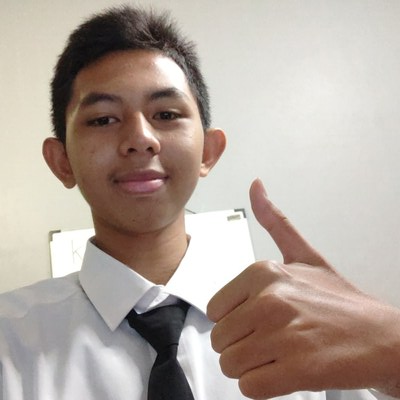
#> input picture pertemuan7-opencv/Dicky.jpg, 400 x 400 px
$ jupyter execute opencv-part1.ipynb   (shell and % lines are left out)
#> lines starting #> are read from the running program, lines starting #| are printed output that depends on the picture
# **BELAJAR COMPUTER VISION - OpenCV Part 1**

[cell 1]
# from google.colab import drive
# drive.mount('/content/drive')

[cell 2]
import cv2
import numpy as np
import sys
import matplotlib.pyplot as plt
import os

sys.path

# **OpenCV**

</img>

*Open Source Computer Vision Library | an open source computer vision and machine learning software Library* <br>

**History | 20 Tahun  Library OpenCV**
- Dirilis pertama kali oleh **Intel** pada tahun 1999
- Versi alpha rilis secara public di *IEEE Conference on Computer Vision and Pattern Recognition* pada tahun 2000
- Versi 1.0 rilis pada tahun 2006 (C support) [(link)](https://opencv.org/anniversary/20/?p=366)
- Versi 1.1 "pre-release" rilis tahun 2008
- Development diserahkan kepada **Willow Garage** dan **Itseez** (*leading developer of OpenCV*) pada tahun 2008 [(link)](https://opencv.org/anniversary/20/?p=59)
- **OpenCV 2**  (major update,  C++ support & Python Binding) rilis Oktober 2009 [(link)](https://opencv.org/anniversary/20/?p=145)
- Pada tahun 2012 OpenCV di ambil alih oleh non-profit foundation **OpenCV.org** dan OpenCV mirasi ke **Github** [(link)](https://opencv.org/anniversary/20/?p=147)
- **OpenCV 3.0**  release Juni 2015 (interface improvements, T-API – an OpenCL-based acceleration) [(link) ](https://opencv.org/anniversary/20/?p=150)
- Pada tahun 2016 Intel mengakuisisi **Itseez**, sehingga OpenCV kembali dibawah **Intel** [(link)](https://opencv.org/anniversary/20/?p=152)
- Akhir 2016 OpenCV merilis DNN module and JavaScript (**OpenCV.js**) support (OpenCV >= 3.3) [(link)](https://opencv.org/anniversary/20/?paged=2&cat=6)
- Tahun 2018, Intel merilis **OpenVINO toolkit**, yang dapat digunakan sebagai backend OpenCV DNN [(link)](https://opencv.org/anniversary/20/?p=158)
- **OpenCV 4.0**  release (C++11, Vulkan backend, etc.) Nov 2018
- **OpenCV 4.4**  release Juli 2020
- OpenCV merilis **OAK: Spatial AI Powered** pada Juli 2020

</img>

**Support**
- Programming Language : C++, Python, Java, MATLAB, etc.
- Operating Systems : Windows, Linux, Android and Mac OS
- Hardware Acceleration : CUDA (NVIDIA) & OpenCL

### Citra Digital

- Citra digital (umumnya) terdiri dari 3 layer (channel) warna R, G & B.
- Tiap layer memiliki tinggi dan lebar citra yang sama.
- Tiap titik pada layer memiliki nilai 8bit (0 - 255) yag di sebut pixel.

</img>

- Ukuran citra bervariasi dari size yang kecil (320x240 pixel) hingga (4096x2190 pixel)/4K

</img>

### OpenCV - Part 1

- Access Individual pixel
- Read, Show, & Save Image
- Read, Show, & Save Video
- Capture photo from camera
- Capture video from camera

___

[cell 3]
cv2.__version__

[cell 4]
cv2.__file__

### Read Image

[cell 5]
img = cv2.imread("Dicky.jpg")
#> img is the input picture: shape (400, 400, 3); mean B, G, R 158, 166.6, 179.4

[cell 6]
type(img)

### Image Matrix

[cell 7]
img.shape
#> Out = (400, 400, 3)

[cell 8]
type(img.shape)

[cell 9]
# tuple unpacking
h, w, c = img.shape
#> h = 400; w = 400; c = 3

[cell 10]
h, w, c
#> Out = (400, 400, 3)

[cell 11]
h*w
#> Out = 160000

[cell 12]
img.nbytes #in Bytes
#> Out = 480000

[cell 13]
img.nbytes/1024 # in kB
#> Out = 468.8

[cell 14]
os.path.getsize("DIcky.jpg")/1024

[cell 15]
img.ndim #3D
#> Out = 3

[cell 16]
img.min()
#> Out = 0

[cell 17]
img.max()
#> Out = 255

[cell 18]
img.size # n pixel
#> Out = 480000

[cell 19]
h*w*c
#> Out = 480000

### Access Image Channel

[cell 20]
img[:, :, 0].shape # layer 0 (Blue)
#> Out = (400, 400)

[cell 21]
img[:, :, 1].shape # layer 1 (Green)

[cell 22]
img[:, :, 2].shape # layer 2 (Red)

### Access Individual Pixel

[cell 23]
img[0,0]
#> Out = [175, 191, 197]

[cell 24]
(B, G, R) = img[200, 200]
#> B = 222; G = 228; R = 223

print(f'R={R}, G={G}, B={B}')
#| R=223, G=228, B=222

### Read & Display Image

[cell 25]
# read image
img = cv2.imread("Dicky.jpg")

- Menggunakan GUI OpenCV

[cell 26]
#show image
cv2.imshow("my image",img)
cv2.waitKey(0) # display the window infinitely until any keypress
# cv2.destroyAllWindows()

[cell 27]
chr(113)

[cell 28]
cv2.destroyAllWindows()

[cell 29]
cv2.imshow('gambar saya',img)
res = cv2.waitKey(6000) #* display the window for 6000 ms (6s)
#> (key q is pressed here)
                        #* if any keypress detected before 6s the window will be closed.
print(res)
cv2.destroyAllWindows()

[cell 30]
#show image
cv2.imshow("gambar cewek",img)
res = cv2.waitKey(4000)
#> (key q is pressed here)
print(f'anda menekan tombol : {chr(res) if res >= 0 and res <= 127 else "<tidak diketahui>"}')
cv2.destroyAllWindows()

- Menggunakan Matplotlib

[cell 31]
plt.imshow(img)

[cell 32]
img_rgb = img[:,:,::-1] #* numpy reverse matrix (BGR to RGB)
plt.imshow(img_rgb)

[cell 33]
img_red = img[:,:, 2]
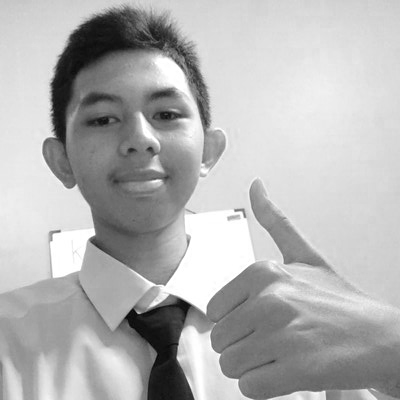
#> img_red: shape (400, 400); min 3, max 255, mean 179.4

plt.imshow(img_red, cmap='gray')

[cell 34]
img_green = img[:,:, 1]
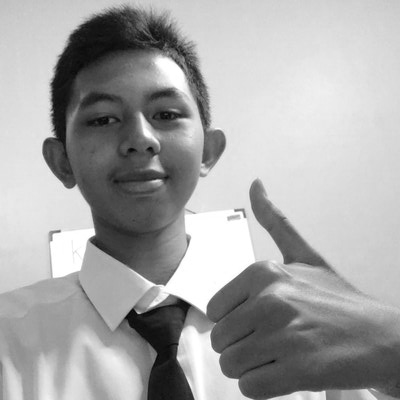
#> img_green: shape (400, 400); min 2, max 255, mean 166.6

plt.imshow(img_green, cmap='gray')

[cell 35]
img_blue = img[:,:, 0]
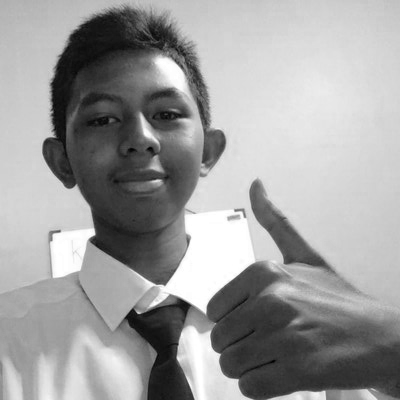
#> img_blue: shape (400, 400); min 0, max 255, mean 158

plt.imshow(img_blue, cmap='gray')

### Numpy Slicing [Start:stop:step]

[cell 36]
a = np.arange(5)

[cell 37]
a

[cell 38]
a[0:5]

[cell 39]
a[0:5:2]

- Numpy Slicing Notation

`a[start:]` \
`a[:stop]` \
`a[start:stop]` \
`a[start:stop:step]`

- Negative step (reverse array)

`a[::-1]`    # all items in the array, reversed \
`a[1::-1]`   # the first two items, reversed \
`a[:-3:-1]`  # the last two items, reversed \
`a[-3::-1]`  # everything except the last two items, reversed

[cell 40]
a[::-1]

[cell 41]
a[1::-1]

[cell 42]
a[:-3:-1]

- Convert Menggunakan `cv2.cvtColor`

[cell 43]
img_rgb = cv2.cvtColor(img, cv2.COLOR_BGR2RGB) # convert BGR to RGB color
plt.imshow(img_rgb)

[cell 44]
#! task 2 GUI image using OpenCV GUI

img = cv2.imread('Dicky.jpg')
img2 = cv2.imread('Dicky4.jpg')
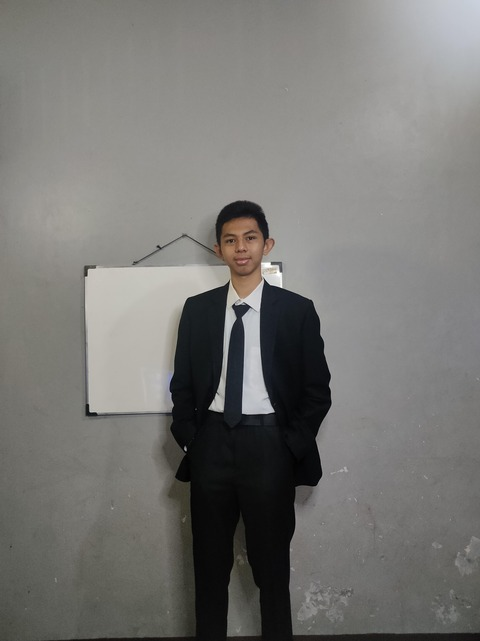
#> input picture pertemuan7-opencv/Dicky4.jpg, 480 x 641 px
#> img2 is the input picture: shape (641, 480, 3); mean B, G, R 115.4, 118.4, 119.2

cv2.imshow('dicky',img)
cv2.imshow('orang ganteng',img2)
cv2.waitKey(0)
cv2.destroyAllWindows()

### Save Image

[cell 45]
cv2.imwrite('Dicky3.jpg',img)
#> Out = True

### Play Video

[cell 46]
#* Load image

cap = cv2.VideoCapture('video.mp4')

#* iterate for each frame in video
while cap.isOpened():

    #* get image on each frame
    ret, frame = cap.read()
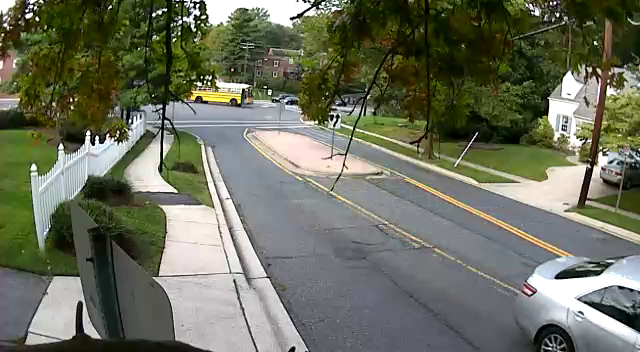
#> input picture frame 66 of pertemuan7-opencv/video.mp4, 640 x 352 px
#> frame is the input picture: shape (352, 640, 3); mean B, G, R 94.2, 111.9, 108.2

    #* show image
    cv2.imshow('frame',frame)

    #* wait 25ms per frame and close using 'q'
    if cv2.waitKey(25) == ord('q'):
#> (key q is pressed here)
        break

#* close video
cap.release()
#* close window
cv2.destroyAllWindows()

[cell 47]
#* close video
cap.release()
#* close window
cv2.destroyAllWindows()

[cell 48]
#* Load image

cap = cv2.VideoCapture('video.mp4')

#* iterate for each frame in video
while cap.isOpened():

    #* get image on each frame
    ret, frame = cap.read()
    if ret == True:
        #* show image
        cv2.imshow('frame',frame)

        #* wait 25ms per frame and close using 'q'
        if cv2.waitKey(25) == ord('q'):
#> (key q is pressed here)
            break
        if cv2.waitKey(25) == ord('s'):
            cv2.imwrite("foto dari video.jpg",frame)
            print("foto dicapture")
    else:
        break

#* close video
cap.release()
#* close window
cv2.destroyAllWindows()

### Capture Photo

[cell 49]
cap = cv2.VideoCapture(0)
ret, frame = cap.read()

if ret:
    cv2.imwrite('foto dari cv2.jpg',frame)
else:
    print('tidak dapat menangkap gambar!')

#* close video
cap.release()

### Capture Video

[cell 50]
cap = cv2.VideoCapture(1)

cap.set(cv2.CAP_PROP_FRAME_WIDTH, 320)
cap.set(cv2.CAP_PROP_FRAME_HEIGHT, 240)
cap.set(cv2.CAP_PROP_BRIGHTNESS, 0.5)
print(cap.get(cv2.CAP_PROP_BRIGHTNESS))

#* define the codec and create Videowriter objectf
#* fourcc is a 4-byte code used to specify the video codec
fourcc = cv2.VideoWriter_fourcc(*'MP4V') #* fourcc fo .avi

out = cv2.VideoWriter('output_video.mp4', fourcc, 20, (320,240)) #* name, fourcc, fps, size

cv2.VideoWriter
while cap.isOpened():
    ret, frame = cap.read()
    if ret:

        #* write the flipped frame
        out.write(frame)

        #* show
        cv2.imshow('frame', frame)
        if cv2.waitKey(1) == ord('q'):
#> (key q is pressed here)
